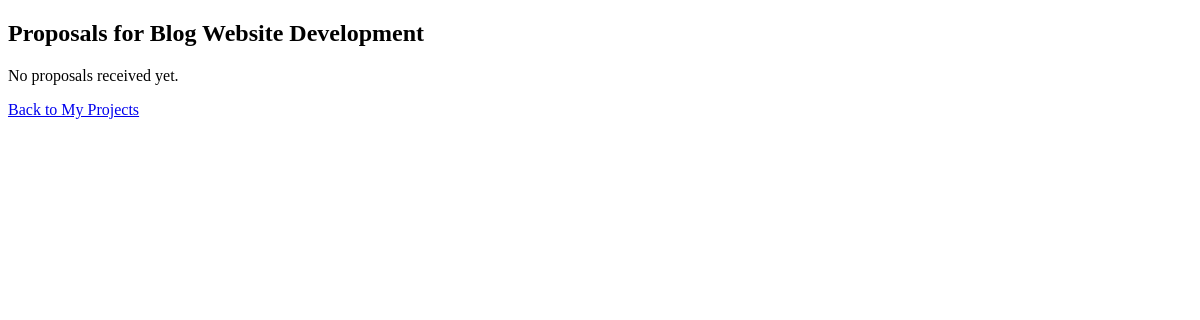
Page /view_proposals/8/ (signed in) on the earlier database version.
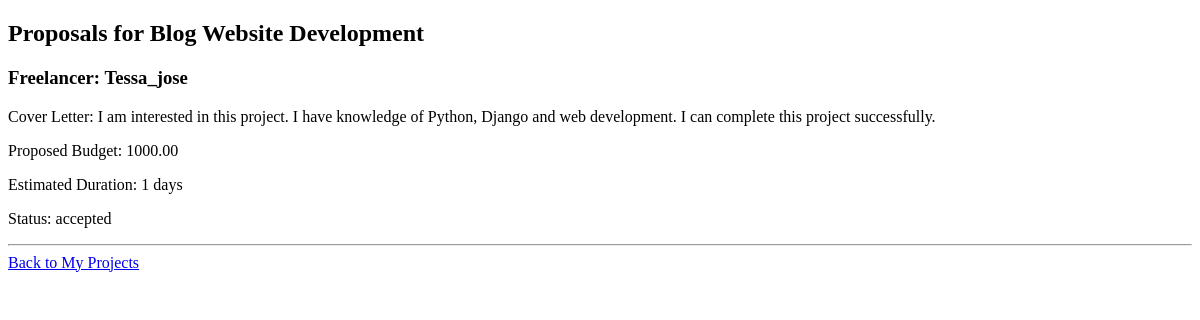
Same page on the later database version.
### appfreelance/models.py (models this page shows, shortened)
class Proposal(models.Model):
    project = models.ForeignKey(Project, on_delete=models.CASCADE, related_name='proposals')
    freelancer = models.ForeignKey(CustomUser, on_delete=models.CASCADE)
    cover_letter = models.TextField()
    proposed_budget = models.DecimalField(max_digits=10, decimal_places=2)
    estimated_duration = models.PositiveIntegerField(default=1)
    created_at = models.DateTimeField(auto_now_add=True)
    updated_at = models.DateTimeField(auto_now=True)
    decided_at = models.DateTimeField(null=True, blank=True)
    status = models.CharField(
        max_length=20,choices=[
            ('pending', 'Pending'),
            ('accepted', 'Accepted'),
            ('rejected', 'Rejected'),],
        default='pending')

class CustomUser(AbstractUser):
    is_client=models.BooleanField(default=False)
    is_freelancer=models.BooleanField(default=False)
    email=models.EmailField(max_length=50)
    is_email_verified=models.BooleanField(default=False)

### appfreelance/views.py (the view)
# urls.py: path('view_proposals/<int:id>/', views.view_proposals, name='view_proposals'),
def view_proposals(request, id):
    if not request.user.is_authenticated:
        return redirect('logn')
    if not request.user.is_client:
        return redirect('profile')
    project = get_object_or_404(Project, id=id, client=request.user)
    proposals = Proposal.objects.filter(project=project)
    return render(request,
                  'view_proposals.html', {'project': project,'proposals': proposals})

### templates/view_proposals.html (shortened to what this page needs)
<!DOCTYPE html>
<html>
<head>
</head>
<body>
<h2>Proposals for {{ project.title }}</h2>
{% for proposal in proposals %}
    <h3>Freelancer: {{ proposal.freelancer.username }}</h3>
    <p>Cover Letter: {{ proposal.cover_letter }}</p>
    <p>Proposed Budget: {{ proposal.proposed_budget }}</p>
    <p>Estimated Duration: {{ proposal.estimated_duration }} days</p>
    <p>Status: {{ proposal.status }}</p>
    <hr>
{% empty %}
    <p>No proposals received yet.</p>
{% endfor %}
<a href="{% url 'my_projects' %}">Back to My Projects</a>
</body>
</html>

Differences in the rows shown:
added Proposal: freelancer.username "Tessa_jose", cover_letter "I am interested in this project. I have knowledge of Python, Django and web development. I can complete this project successfully.", proposed_budget "1000.00", estimated_duration "1", status "accepted"
Other differences:
text no longer shown: "No proposals received yet."
